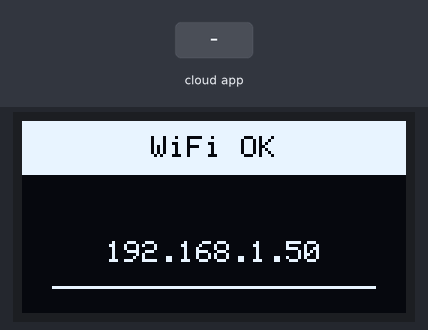
A program run on a simulated ESP32-S3. On the bench: 128×64 one-colour display. The test bench sets the inputs (shaded band). WiFi joins after 1.5 s; servers stay silent unless stated; the camera gives no picture; the Firebase database answers and starts empty; what the program prints to the serial monitor is not drawn.

Above: at 2.7 s.
At 6.0 s:
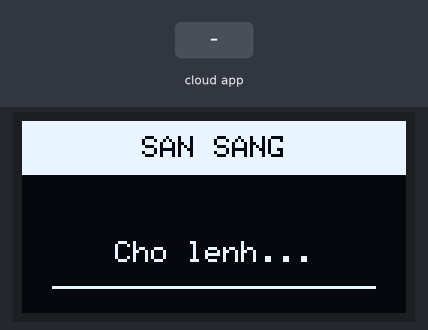
6.1 s: the phone or cloud app sets thoi_gian_trigger to 25
At 7.5 s:
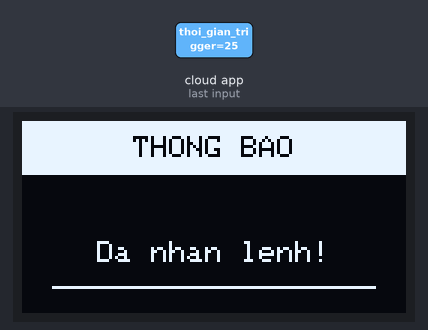
12.0 s: the phone or cloud app sets thoi_gian_trigger to 50
At 16.9 s:
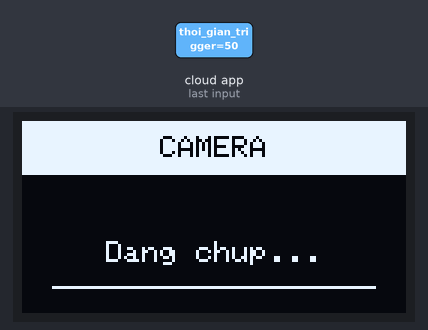
Timing chart, 0 to 18.4 s (numbered marks = the images above; inputs shaded):
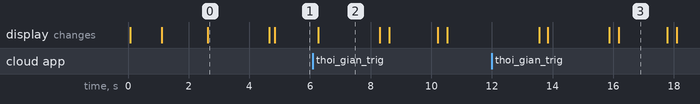

Measured:
- after the input at 6.1 s, the display: changes after 0.17 s (image 2)
- after the input at 12.0 s, the display: first differs from a run without the input after 1.8 s (image 3 shows a later state)
- what the display in image 0 shows lasts 2.1 s, from 2.6 s to 4.7 s

The program:

main.cpp
```cpp
#include <Arduino.h>
#include "camera_module.h"
#include "wifi_module.h"
#include "firebase.h"
#include "oled_module.h" // Nhớ include module OLED

void setup()
{
    Serial.begin(115200);

    // 1. Khởi động OLED đầu tiên
    init_oled();
    show_status("HE THONG", "Dang khoi dong");
    delay(1000);

    // 2. Kết nối WiFi (Màn hình sẽ hiện IP ở trong hàm này)
    init_wifi();

    // 3. Kết nối Firebase
    show_status("KET NOI", "Firebase...");
    init_firebase();

    stop_camera();

    Serial.println("✅ Hệ thống sẵn sàng...");
    // Trạng thái chờ mặc định
    show_status("SAN SANG", "Cho lenh...");
}

void loop()
{
    if (Firebase.ready())
    {
        // Kiểm tra lệnh chụp
        if (check_capture_command())
        {
            Serial.println("📸 Phát hiện lệnh chụp mới!");

            // --- [THÊM MỚI] Báo đã nhận lệnh ---
            show_status("THONG BAO", "Da nhan lenh!");
            delay(2000); // Dừng 2s để bạn kịp nhìn thấy dòng chữ này

            // Báo đang bật camera
            show_status("CAMERA", "Dang bat...");

            if (init_camera() == ESP_OK)
            {
                // Chụp ảnh
                show_status("CAMERA", "Dang chup...");
                delay(1500); // Chờ cân bằng sáng

                camera_fb_t *fb = capture_photo();

                if (fb != NULL)
                {
                    // Báo đang gửi ảnh
                    show_status("UPLOAD", "Dang gui anh...");

                    // Hàm này sẽ gửi ảnh và update database
                    send_photo_to_firebase(fb);

                    // --- [THÊM MỚI] Báo đã gửi xong cho Server Python ---
                    show_status("SERVER", "Da gui xu ly!");
                    delay(3000); // Giữ thông báo này lâu chút (3s) để biết là đã xong
                }
                else
                {
                    show_status("LOI", "Khong chup duoc");
                    delay(2000);
                }

                // Tắt camera
                stop_camera();
                Serial.println("zzz Đã tắt Camera.");

                // Quay về trạng thái chờ
                show_status("SAN SANG", "Cho lenh...");

                // (Tùy chọn) Tắt màn hình sau 5 giây để tiết kiệm điện
                // delay(5000);
                // clear_screen();
            }
            else
            {
                show_status("LOI", "Loi Camera!");
                delay(2000);
            }
        }
    }

    // Giảm delay loop xuống để phản hồi nhanh hơn
    delay(100);
}
```

camera_module.cpp
```cpp
#include "camera_module.h"
#include <Arduino.h>

esp_err_t init_camera()
{
    camera_config_t config;
    config.ledc_channel = LEDC_CHANNEL_0;
    config.ledc_timer = LEDC_TIMER_0;
    config.pin_d0 = Y2_GPIO_NUM;
    config.pin_d1 = Y3_GPIO_NUM;
    config.pin_d2 = Y4_GPIO_NUM;
    config.pin_d3 = Y5_GPIO_NUM;
    config.pin_d4 = Y6_GPIO_NUM;
    config.pin_d5 = Y7_GPIO_NUM;
    config.pin_d6 = Y8_GPIO_NUM;
    config.pin_d7 = Y9_GPIO_NUM;
    config.pin_xclk = XCLK_GPIO_NUM;
    config.pin_pclk = PCLK_GPIO_NUM;
    config.pin_vsync = VSYNC_GPIO_NUM;
    config.pin_href = HREF_GPIO_NUM;

    // Fix lỗi Warning (sscb -> sccb)
    config.pin_sccb_sda = SIOD_GPIO_NUM;
    config.pin_sccb_scl = SIOC_GPIO_NUM;

    config.pin_pwdn = PWDN_GPIO_NUM;
    config.pin_reset = RESET_GPIO_NUM;

    // Xung nhịp 10MHz để MÁT MÁY
    config.xclk_freq_hz = 10000000;

    config.pixel_format = PIXFORMAT_JPEG;
    config.frame_size = FRAMESIZE_SVGA; // 800x600
    config.jpeg_quality = 10;           // 10-12 là đẹp
    config.fb_count = 1;
    config.grab_mode = CAMERA_GRAB_WHEN_EMPTY;

    esp_err_t err = esp_camera_init(&config);
    if (err != ESP_OK)
        return err;
    sensor_t *s = esp_camera_sensor_get();
    if (s != NULL)
    {
        // 1. Tắt chế độ Auto White Balance Mode (WB Mode)
        // Thay vì để 0 (Auto), ta set thành 2 (Cloudy) hoặc 3 (Office)
        // Mức 3 (Office) sẽ khử mạnh màu xanh lá cây.
        s->set_wb_mode(s, 3);

        // 2. Vẫn bật Auto Gain Control để chỉnh độ sáng
        s->set_awb_gain(s, 1);
        s->set_aec2(s, 1);     // Bật DSP Exposure
        s->set_ae_level(s, 2); // Tăng mức độ sáng lên (+2) để ảnh không bị tối (ảnh tối hay bị xanh)

        // 3. Tăng độ rực màu lên cao để lấn át màu xanh
        s->set_saturation(s, 2);

        // 4. Giảm Contrast một chút để màu mềm hơn, ít bị gắt
        s->set_contrast(s, 0);
    }

    return ESP_OK;
}

camera_fb_t *capture_photo()
{
    Serial.println("Đang chụp ảnh ngay lập tức...");

    camera_fb_t *fb = esp_camera_fb_get();
    if (!fb)
    {
        Serial.println("Lỗi: Không chụp được ảnh");
        return NULL;
    }
    Serial.println("Chụp thành công: " + String(fb->len) + " bytes");
    return fb;
}

// Hàm tắt camera chuẩn (Giảm nhiệt tối đa)
void stop_camera()
{
    sensor_t *s = esp_camera_sensor_get();
    if (s != NULL && s->id.PID == OV5640_PID)
    {
        s->set_reg(s, 0x3008, 0xff, 0x42);
    }
    esp_camera_deinit();
    pinMode(XCLK_GPIO_NUM, OUTPUT);
    digitalWrite(XCLK_GPIO_NUM, LOW);
    Serial.println(">> Camera Sleep");
}
```

camera_module.h
```cpp
#ifndef CAMERA_MODULE_H
#define CAMERA_MODULE_H

#include "esp_camera.h"
#include "Arduino.h"
#include "camera_pins.h"

esp_err_t init_camera();
camera_fb_t *capture_photo();
void stop_camera();
#endif
```

firebase.cpp
```cpp
#include "firebase.h"
#include "wifi_module.h"
#include "camera_module.h"
#include <addons/TokenHelper.h>
#include <addons/RTDBHelper.h>

FirebaseData fbdo;
FirebaseAuth auth;
FirebaseConfig config;

// [MỚI] Biến lưu thời gian của lệnh chụp cuối cùng
double last_trigger_time = 0;

void init_firebase()
{
    config.database_url = DATABASE_URL;
    config.signer.tokens.legacy_token = DATABASE_SECRET;
    fbdo.setResponseSize(4096);
    Serial.println("Initializing Firebase...");
    Firebase.begin(&config, &auth);
    Serial.println("Firebase initialized");
    Firebase.reconnectWiFi(true);

    // --- [CODE MỚI THÊM VÀO] ---
    // Mục đích: Đồng bộ thời gian ngay khi khởi động để tránh chụp oan
    Serial.println("Đang đồng bộ trạng thái server...");

    // Thử tối đa 5 lần để lấy thời gian hiện tại
    int retries = 0;
    while (retries < 5)
    {
        if (Firebase.ready())
        {
            if (Firebase.RTDB.getDouble(&fbdo, "/DieuKhien/thoi_gian_trigger"))
            {
                if (fbdo.dataType() == "double" || fbdo.dataType() == "float" || fbdo.dataType() == "int" || fbdo.dataType() == "integer")
                {
                    // Cập nhật mốc thời gian ngay lập tức
                    last_trigger_time = fbdo.doubleData();
                    Serial.println(">> Đã đồng bộ xong! Mốc thời gian: " + String(last_trigger_time, 0));
                    break; // Thoát vòng lặp khi thành công
                }
            }
        }
        retries++;
        delay(500); // Đợi một chút rồi thử lại
    }
    // ---------------------------
}

// Hàm gửi ảnh: Nhận đầu vào là dữ liệu ảnh (fb)
void send_photo_to_firebase(camera_fb_t *fb)
{
    if (!fb)
    {
        Serial.println("Lỗi: Không có dữ liệu ảnh để gửi.");
        return;
    }

    if (!Firebase.ready())
    {
        Serial.println("Lỗi: Mất kết nối Firebase.");
        esp_camera_fb_return(fb);
        return;
    }

    Serial.println("Bắt đầu upload lên Firebase...");

    // 2. Tạo tên file (Dùng millis để tránh trùng tên)
    String fileName = "Data/" + String(millis()) + ".jpg";

    // 3. Upload
    if (Firebase.Storage.upload(&fbdo, STORAGE_BUCKET_ID, fb->buf, fb->len, fileName, "image/jpeg"))
    {
        String downloadURL = fbdo.downloadURL();
        Serial.println("Link ảnh: " + downloadURL);

        // 4. Cập nhật Database để báo Server Python biết
        FirebaseJson json;
        json.set("image_url", downloadURL);
        json.set("status", "waiting"); // Server Python sẽ bắt cái này

        if (Firebase.RTDB.updateNode(&fbdo, "/KiemTraBenh", &json))
        {
            Serial.println("Đã cập nhật Database thành công!");
            // [QUAN TRỌNG] Không cần reset lệnh chụp nữa!
        }
        else
        {
            Serial.println("Lỗi Database: " + fbdo.errorReason());
        }
    }
    else
    {
        Serial.println("Lỗi Upload: " + fbdo.errorReason());
    }

    // 5. Giải phóng bộ nhớ Camera
    esp_camera_fb_return(fb);
    Serial.println("Đã giải phóng bộ nhớ camera.");
}

// [ĐÃ SỬA] Hàm kiểm tra lệnh chụp theo Timestamp
bool check_capture_command()
{
    if (Firebase.ready())
    {
        // Đọc giá trị từ đường dẫn mới khớp với Flutter
        if (Firebase.RTDB.getDouble(&fbdo, "/DieuKhien/thoi_gian_trigger"))
        {
            // Kiểm tra kiểu dữ liệu trả về có phải số không
            if (fbdo.dataType() == "double" || fbdo.dataType() == "float" || fbdo.dataType() == "int" || fbdo.dataType() == "integer")
            {
                double current_time = fbdo.doubleData();

                // Nếu thời gian mới > thời gian đã xử lý -> Có lệnh mới
                if (current_time > last_trigger_time)
                {
                    // Cập nhật ngay lập tức để không chụp lại
                    last_trigger_time = current_time;
                    return true;
                }
            }
        }
    }
    return false;
}
```

firebase.h
```cpp
#ifndef FIREBASE_H
#define FIREBASE_H

#include <Arduino.h>
#include <Firebase_ESP_Client.h>
#include "camera_module.h"

// Cấu hình firebase
#define DATABASE_URL "https://aiot-caytrong-default-rtdb.asia-southeast1.firebasedatabase.app/"
#define DATABASE_SECRET "kmwVpgH0L64u6ZkE2frN7wJVLpNQQ0XOXCKL5Sxr"
#define STORAGE_BUCKET_ID "aiot-caytrong.firebasestorage.app"

extern FirebaseData fbdo;
extern FirebaseAuth auth;
extern FirebaseConfig config;

void init_firebase();
void send_photo_to_firebase(camera_fb_t *fb);
bool check_capture_command();
#endif
```

oled_module.cpp
```cpp
#include "oled_module.h"

Adafruit_SSD1306 display(SCREEN_WIDTH, SCREEN_HEIGHT, &Wire, -1);

void init_oled()
{
    // Khởi tạo I2C
    Wire.begin(OLED_SDA, OLED_SCL);

    if (!display.begin(SSD1306_SWITCHCAPVCC, 0x3C))
    {
        Serial.println(F("❌ Lỗi OLED!"));
        return;
    }

    display.clearDisplay();
    display.setTextColor(WHITE);
    // Tắt chế độ tự xuống dòng để mình tự kiểm soát
    display.setTextWrap(false);

    // Test
    show_status("HE THONG", "Khoi dong...");
}

// Hàm hỗ trợ căn giữa văn bản
void printCenteredText(String text, int y, int size)
{
    int16_t x1, y1;
    uint16_t w, h;

    display.setTextSize(size);
    display.getTextBounds(text, 0, 0, &x1, &y1, &w, &h);

    // Nếu chữ quá dài so với màn hình (128px), tự động giảm size
    if (w > SCREEN_WIDTH && size > 1)
    {
        size = 1;
        display.setTextSize(size);
        display.getTextBounds(text, 0, 0, &x1, &y1, &w, &h);
    }

    // Tính toạ độ X để căn giữa
    int16_t x = (SCREEN_WIDTH - w) / 2;

    // Đảm bảo không bị lẹm ra ngoài lề trái
    if (x < 0)
        x = 0;

    display.setCursor(x, y);
    display.print(text);
}

void show_status(String title, String status)
{
    display.clearDisplay();

    // --- PHẦN 1: HEADER (Thanh tiêu đề) ---
    // Vẽ hình chữ nhật màu trắng ở trên cùng
    display.fillRect(0, 0, SCREEN_WIDTH, 18, WHITE);

    // In tiêu đề màu ĐEN nằm trên nền TRẮNG
    display.setTextColor(BLACK);
    printCenteredText(title, 5, 1); // Căn giữa tiêu đề

    // --- PHẦN 2: NỘI DUNG ---
    display.setTextColor(WHITE); // Chuyển lại màu chữ trắng

    // Tự động chọn cỡ chữ cho nội dung
    // Nếu nội dung ngắn (<10 ký tự) thì dùng chữ to (Size 2)
    // Nếu dài (như IP hoặc thông báo lỗi) thì dùng chữ nhỏ (Size 1)
    int contentSize = (status.length() <= 10) ? 2 : 1;

    // Căn chỉnh vị trí Y tuỳ theo cỡ chữ cho cân đối
    int yPos = (contentSize == 2) ? 35 : 40;

    printCenteredText(status, yPos, contentSize);

    // Vẽ đường kẻ ngang trang trí dưới chân (tuỳ chọn)
    display.drawFastHLine(10, 55, 108, WHITE);

    display.display();
}

void clear_screen()
{
    display.clearDisplay();
    display.display();
}
```

oled_module.h
```cpp
#ifndef OLED_MODULE_H
#define OLED_MODULE_H

#include <Arduino.h>
#include <Wire.h>
#include <Adafruit_GFX.h>
#include <Adafruit_SSD1306.h>

#define OLED_SDA 8
#define OLED_SCL 9

#define SCREEN_WIDTH 128
#define SCREEN_HEIGHT 64

void init_oled();
void show_status(String title, String status);
void clear_screen();

#endif
```

wifi_module.cpp
```cpp
#include "wifi_module.h"
#include <WiFi.h>
#include <WiFiManager.h> // Đừng quên include thư viện này
#include "oled_module.h"

void configModeCallback(WiFiManager *myWiFiManager)
{
    Serial.println("Vào chế độ cấu hình AP");
    // Hiện lên OLED để người dùng biết
    show_status("Cau hinh Wifi: IP", "192.168.4.1");
}

void init_wifi()
{
    WiFiManager wm;

    // Cài đặt callback để báo lên màn hình
    wm.setAPCallback(configModeCallback);

    // Tăng timeout lên 180s cho thoải mái
    wm.setConfigPortalTimeout(180);

    // Báo lên màn hình đang kết nối
    show_status("WiFi...", "Connecting");

    // Tự động kết nối hoặc tạo AP tên "ESP32-Camera-Setup"
    bool res = wm.autoConnect("ESP32-Camera-Setup");

    if (!res)
    {
        show_status("Loi WiFi", "Restarting...");
        delay(3000);
        ESP.restart();
    }
    else
    {
        // Kết nối thành công, hiện IP
        String ipAddr = WiFi.localIP().toString();
        show_status("WiFi OK", ipAddr);
        delay(2000); // Đợi 2s cho người dùng kịp nhìn IP
    }
}
```

wifi_module.h
```cpp
#ifndef WIFI_MODULE_H
#define WIFI_MODULE_H

#include <Arduino.h>
#include <WiFi.h>
#include <WiFiManager.h>

void init_wifi(); // Ham khoi tao wifi

#endif
```

camera_pins.h
```cpp
#ifndef CAMERA_PIN_H
#define CAMERA_PIN_H

// Chân Camera (ESP32-S3 Freenove/Wroom)
#define PWDN_GPIO_NUM -1
#define RESET_GPIO_NUM -1
#define XCLK_GPIO_NUM 15
#define SIOD_GPIO_NUM 4
#define SIOC_GPIO_NUM 5
#define Y9_GPIO_NUM 16
#define Y8_GPIO_NUM 17
#define Y7_GPIO_NUM 18
#define Y6_GPIO_NUM 12
#define Y5_GPIO_NUM 10
#define Y4_GPIO_NUM 8
#define Y3_GPIO_NUM 9
#define Y2_GPIO_NUM 11
#define VSYNC_GPIO_NUM 6
#define HREF_GPIO_NUM 7
#define PCLK_GPIO_NUM 13

// Chân Thẻ nhớ SD_MMC
#define SD_MMC_CLK 39
#define SD_MMC_CMD 38
#define SD_MMC_D0 40

#endif
```
